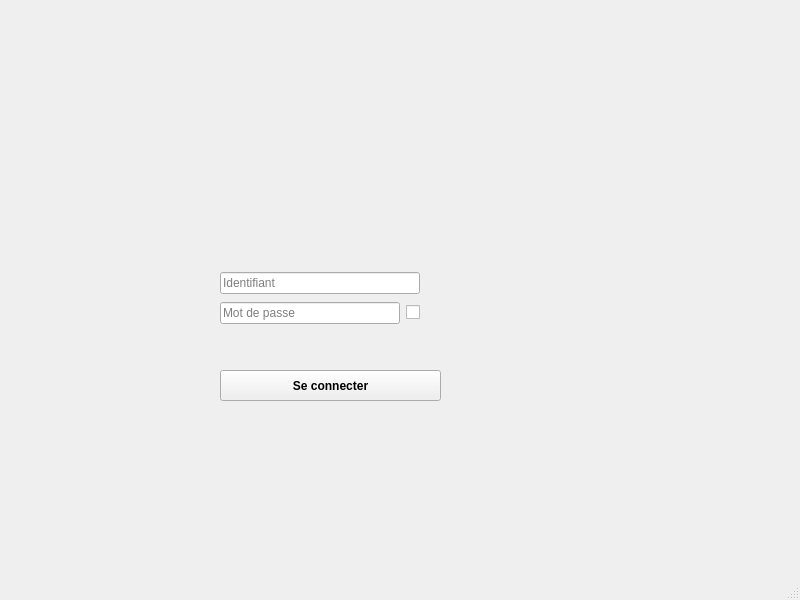
<?xml version="1.0" encoding="UTF-8"?>
<ui version="4.0">
 <class>login</class>
 <widget class="QMainWindow" name="login">
  <property name="geometry">
   <rect>
    <x>0</x>
    <y>0</y>
    <width>800</width>
    <height>600</height>
   </rect>
  </property>
  <property name="windowTitle">
   <string>login</string>
  </property>
  <widget class="QWidget" name="centralwidget">
   <widget class="QPushButton" name="connecter">
    <property name="geometry">
     <rect>
      <x>220</x>
      <y>370</y>
      <width>221</width>
      <height>31</height>
     </rect>
    </property>
    <property name="font">
     <font>
      <pointsize>9</pointsize>
      <weight>75</weight>
      <bold>true</bold>
     </font>
    </property>
    <property name="toolTip">
     <string>&lt;html&gt;&lt;head/&gt;&lt;body&gt;&lt;p&gt;Veuillez saisir votre identifiant et mot de passe pour vous connecter.&lt;/p&gt;&lt;/body&gt;&lt;/html&gt;</string>
    </property>
    <property name="toolTipDuration">
     <number>0</number>
    </property>
    <property name="statusTip">
     <string/>
    </property>
    <property name="styleSheet">
     <string notr="true">connecter{
qlineargradient(spread:pad, x1:0, y1:0, x2:1, y2:0, stop:0 rgba(255, 0, 0, 255), stop:0.166 rgba(255, 255, 0, 255), stop:0.333 rgba(0, 255, 0, 255), stop:0.5 rgba(0, 255, 255, 255), stop:0.666 rgba(0, 0, 255, 255), stop:0.833 rgba(255, 0, 255, 255), stop:1 rgba(255, 0, 0, 255))
}</string>
    </property>
    <property name="text">
     <string>Se connecter</string>
    </property>
   </widget>
   <widget class="QLabel" name="label_3">
    <property name="geometry">
     <rect>
      <x>180</x>
      <y>90</y>
      <width>291</width>
      <height>161</height>
     </rect>
    </property>
    <property name="styleSheet">
     <string notr="true">label_3
{
	color: rgb(255, 0, 4);
}</string>
    </property>
    <property name="text">
     <string/>
    </property>
    <property name="pixmap">
     <pixmap resource="rsc.qrc">:/img/backrdblack.jpg</pixmap>
    </property>
   </widget>
   <widget class="QWidget" name="layoutWidget">
    <property name="geometry">
     <rect>
      <x>220</x>
      <y>270</y>
      <width>200</width>
      <height>56</height>
     </rect>
    </property>
    <layout class="QVBoxLayout" name="verticalLayout">
     <item>
      <layout class="QHBoxLayout" name="horizontalLayout">
       <item>
        <widget class="QLineEdit" name="identifier">
         <property name="placeholderText">
          <string>Identifiant</string>
         </property>
        </widget>
       </item>
      </layout>
     </item>
     <item>
      <layout class="QHBoxLayout" name="horizontalLayout_2">
       <item>
        <widget class="QLineEdit" name="password">
         <property name="contextMenuPolicy">
          <enum>Qt::PreventContextMenu</enum>
         </property>
         <property name="echoMode">
          <enum>QLineEdit::Password</enum>
         </property>
         <property name="placeholderText">
          <string>Mot de passe</string>
         </property>
        </widget>
       </item>
       <item>
        <widget class="QCheckBox" name="showpassword">
         <property name="toolTip">
          <string>&lt;html&gt;&lt;head/&gt;&lt;body&gt;&lt;p&gt;Show password&lt;/p&gt;&lt;/body&gt;&lt;/html&gt;</string>
         </property>
         <property name="text">
          <string/>
         </property>
        </widget>
       </item>
      </layout>
     </item>
    </layout>
   </widget>
   <zorder>label_3</zorder>
   <zorder>layoutWidget</zorder>
   <zorder>connecter</zorder>
  </widget>
  <widget class="QMenuBar" name="menubar">
   <property name="geometry">
    <rect>
     <x>0</x>
     <y>0</y>
     <width>800</width>
     <height>20</height>
    </rect>
   </property>
  </widget>
  <widget class="QStatusBar" name="statusbar"/>
 </widget>
 <resources>
  <include location="rsc.qrc"/>
 </resources>
 <connections/>
</ui>
